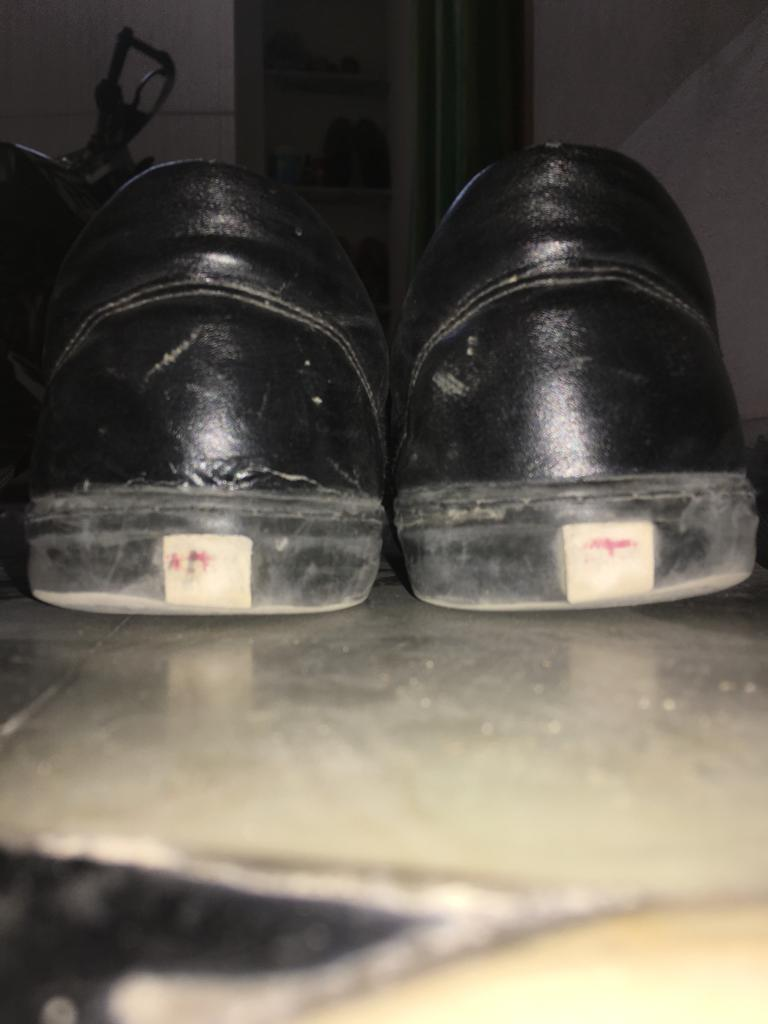
#> input picture pics/pics2/WhatsApp Image 2022-01-31 at 10.19.14 AM.jpeg, 768 x 1024 px, found by its file name; its folder holds only this picture in this run
$ python trail1.py
#> lines starting #> are read from the running program, lines starting #| are printed output that depends on the picture; after the words box and inside, x2 and y2 are one past the last pixel; in counts of white or black regions, pixels touching at a corner belong together
import cv2
import numpy as np
import matplotlib.pyplot as plt
import os

path=r"pics\pics2"

img_list = os.listdir(path)
len = len(img_list)


def simple_edge_detection(image):
    edges_detected = cv2.Canny(image, 100, 100)
    images = [image, edges_detected]
    return images

location = [121, 122]
def process(images, location):
    for loc, edge_image in zip(location, images):
        plt.subplot(loc)
        plt.imshow(edge_image, cmap='gray')

for img in img_list:
    image = cv2.imread("pics\pics2\{}".format(img), 0)
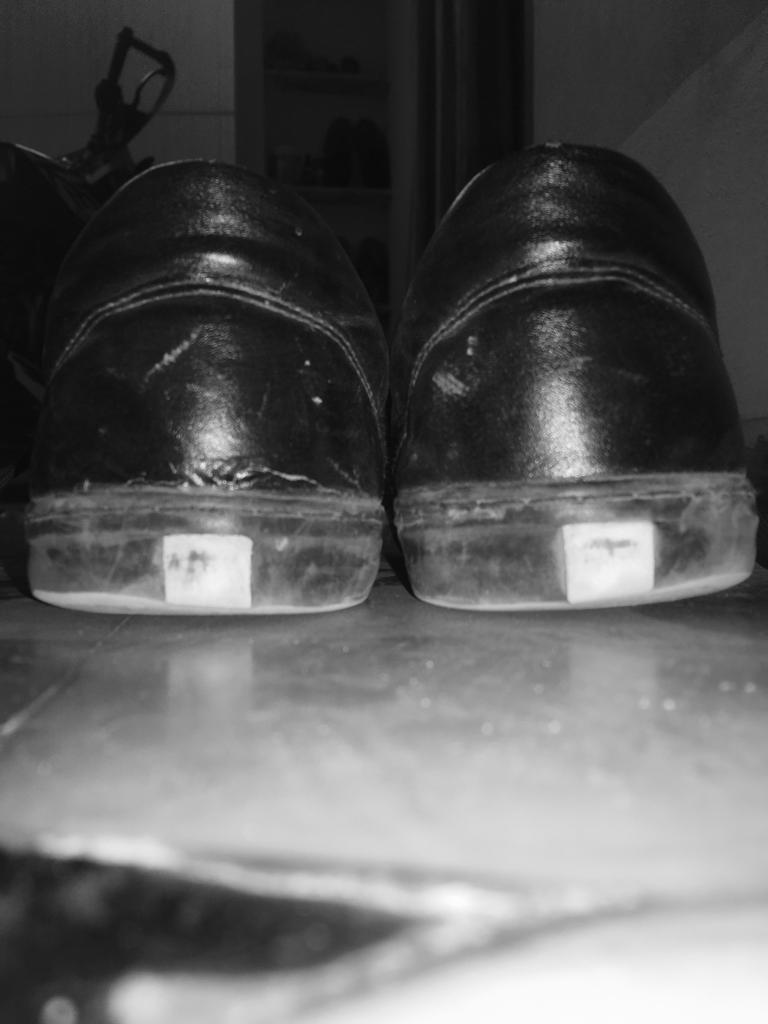
#> image: shape (1024, 768); min 7, max 253, mean 95.6

    images = simple_edge_detection(image)
#> in simple_edge_detection, `edges_detected = cv2.Canny(image, 100, 100)`:
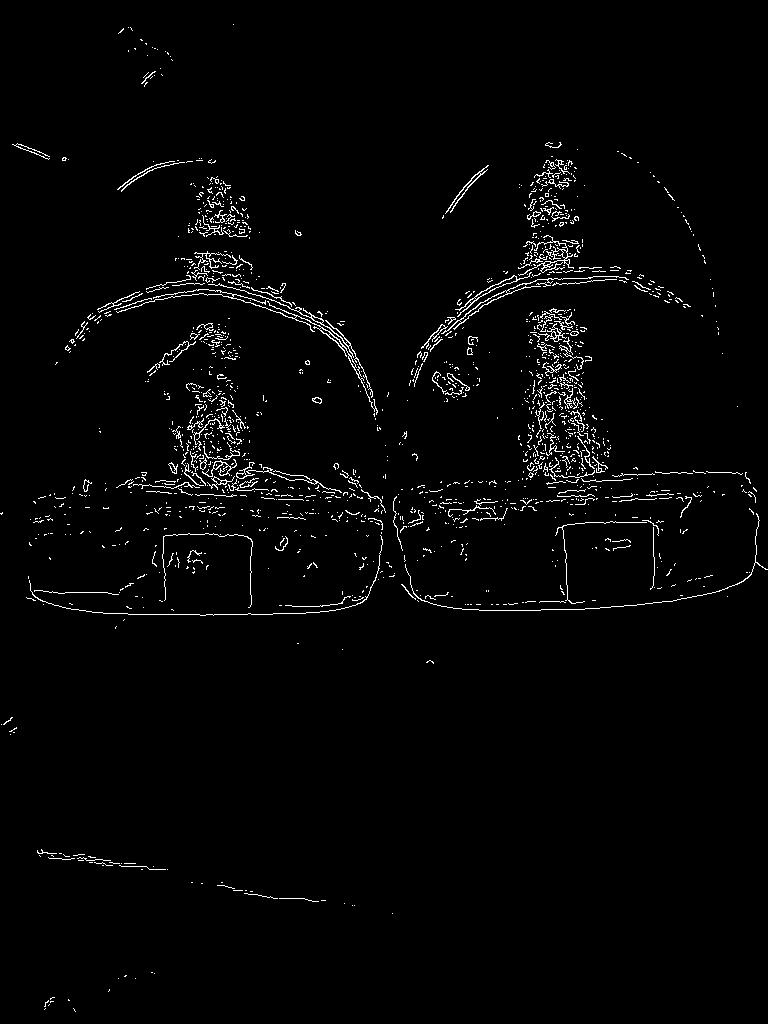
#> edges_detected: shape (1024, 768); 2.1% white in thin lines or dots
#> images = 2 items

    process(images, location)
#> the loop in process, `for loc, edge_image in zip(location, images):` made 2 passes
#> loc on passes 1 to 2: 121, 122

    len-=1
    cv2.imwrite('res\edge_plot{}.png'.format(len), images[1])

print("Processed....")

#('edge_detected.png', )
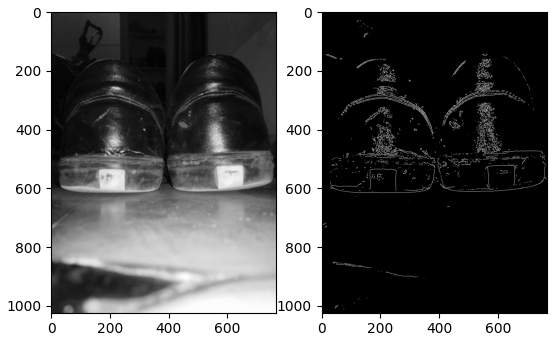
#> figure drawn by matplotlib, 2 panels

$ run again, on pics/pics2/WhatsApp Image 2022-01-31 at 10.19.19 AM.jpeg
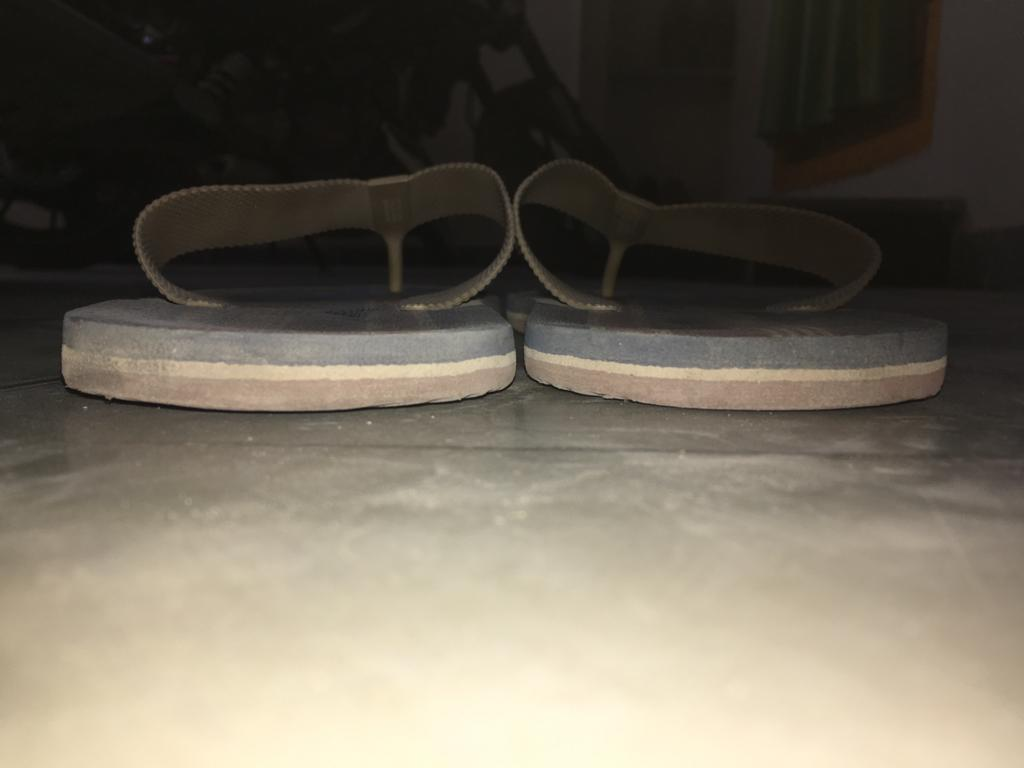
#> input picture pics/pics2/WhatsApp Image 2022-01-31 at 10.19.19 AM.jpeg, 1024 x 768 px, found by its file name
#> in simple_edge_detection, `edges_detected = cv2.Canny(image, 100, 100)`:
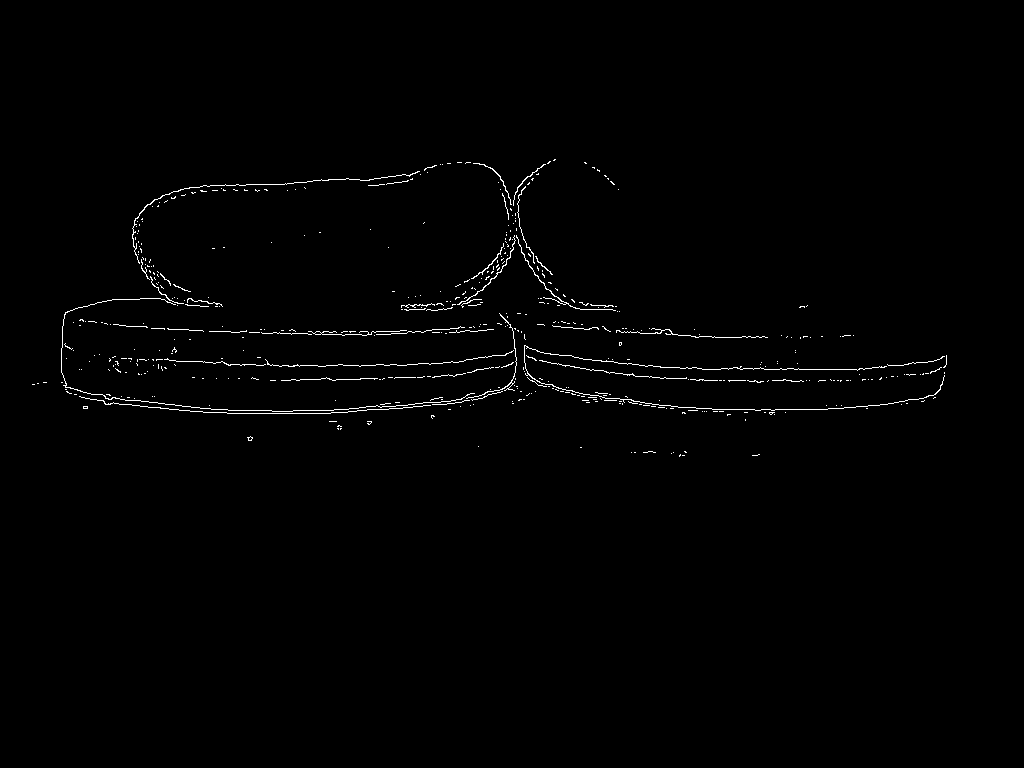
#> edges_detected: shape (768, 1024); 0.84% white in thin lines or dots, all inside (x1, y1, x2, y2) = (32, 159, 947, 457)
#> images = 2 items
#> the loop in process, `for loc, edge_image in zip(location, images):` made 2 passes
#> loc on passes 1 to 2: 121, 122
#> `#('edge_detected.png', )`:
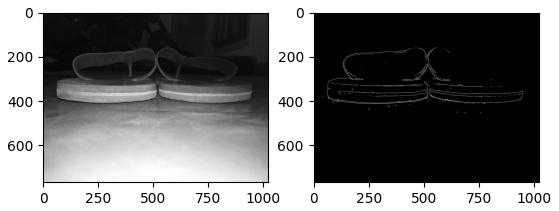
#> figure drawn by matplotlib, 2 panels

$ run again, on pics/pics2/WhatsApp Image 2022-01-31 at 10.19.22 AM.jpeg
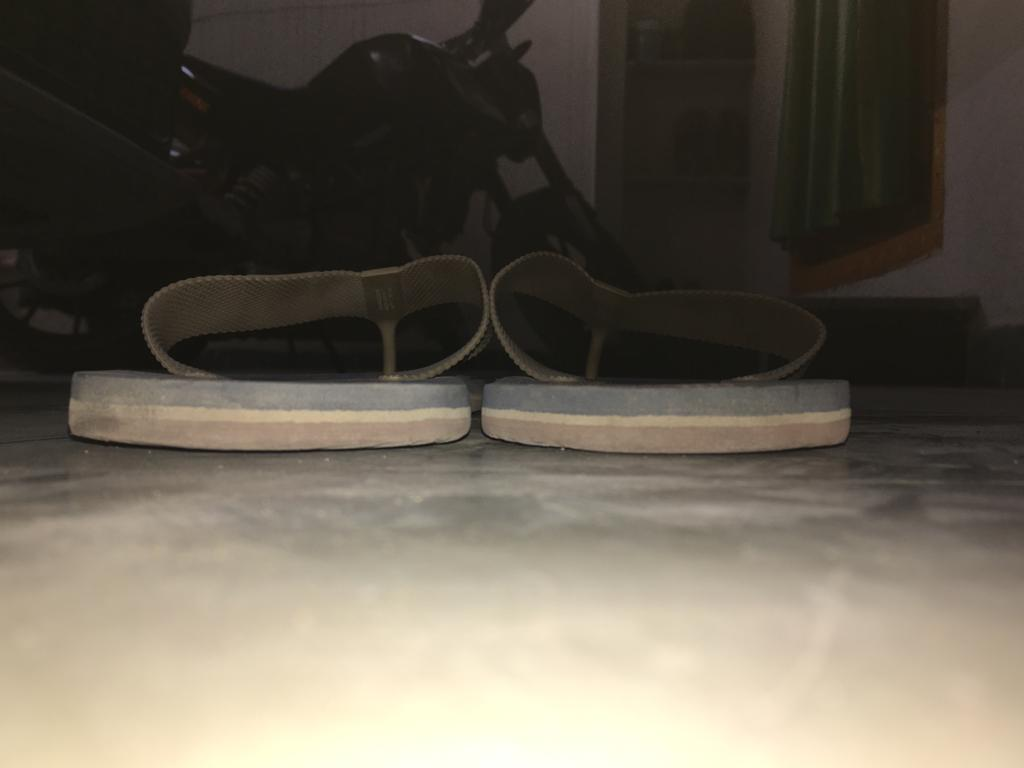
#> input picture pics/pics2/WhatsApp Image 2022-01-31 at 10.19.22 AM.jpeg, 1024 x 768 px, found by its file name
#> in simple_edge_detection, `edges_detected = cv2.Canny(image, 100, 100)`:
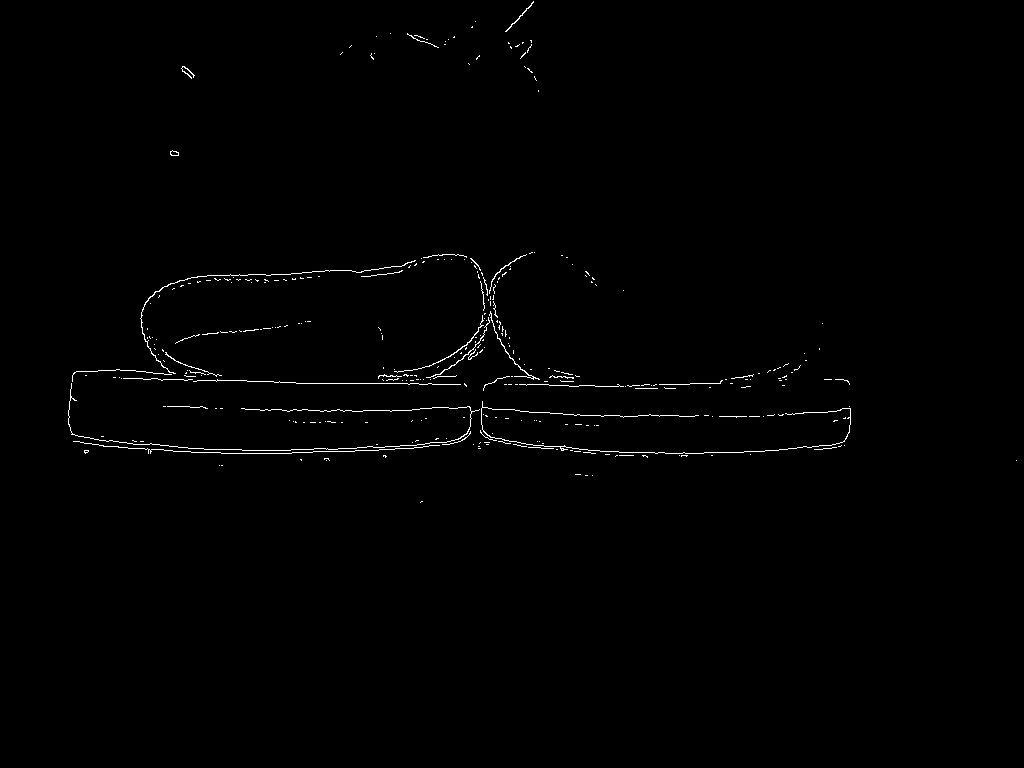
#> edges_detected: shape (768, 1024); 0.67% white in thin lines or dots, all inside (x1, y1, x2, y2) = (68, 1, 1017, 503)
#> images = 2 items
#> the loop in process, `for loc, edge_image in zip(location, images):` made 2 passes
#> loc on passes 1 to 2: 121, 122
#> `#('edge_detected.png', )`:
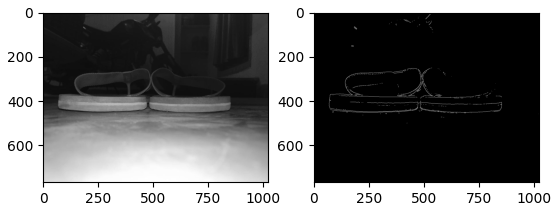
#> figure drawn by matplotlib, 2 panels

$ run again, on pics/pics2/WhatsApp Image 2022-01-31 at 10.19.15 AM.jpeg
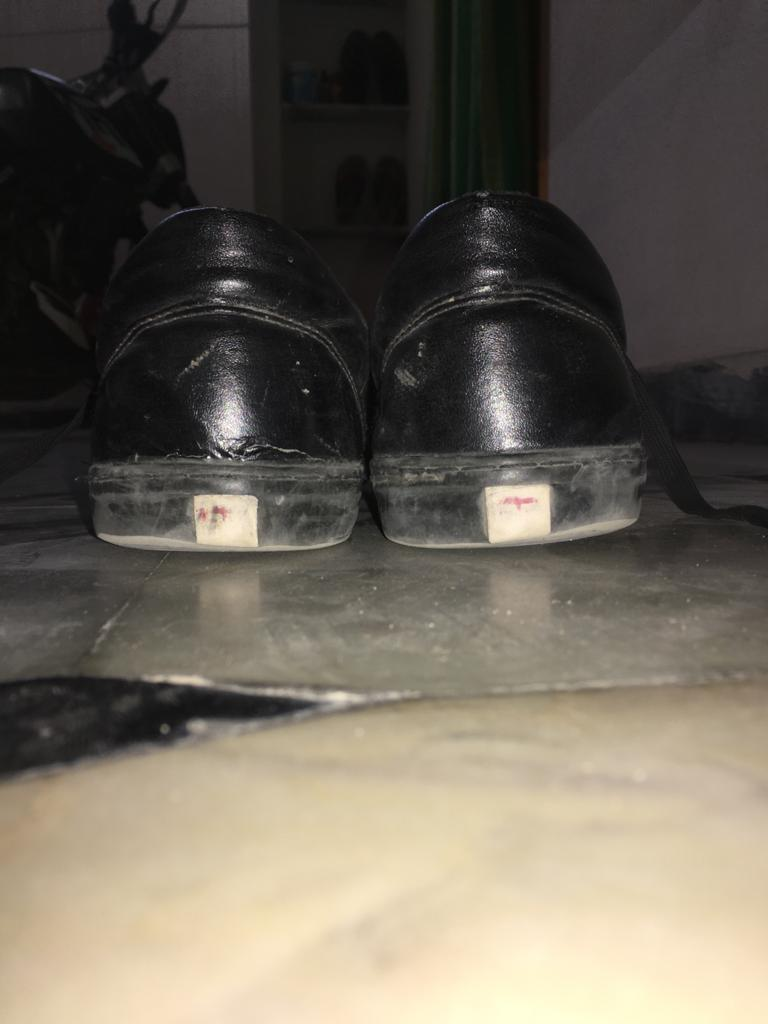
#> input picture pics/pics2/WhatsApp Image 2022-01-31 at 10.19.15 AM.jpeg, 768 x 1024 px, found by its file name
#> in simple_edge_detection, `edges_detected = cv2.Canny(image, 100, 100)`:
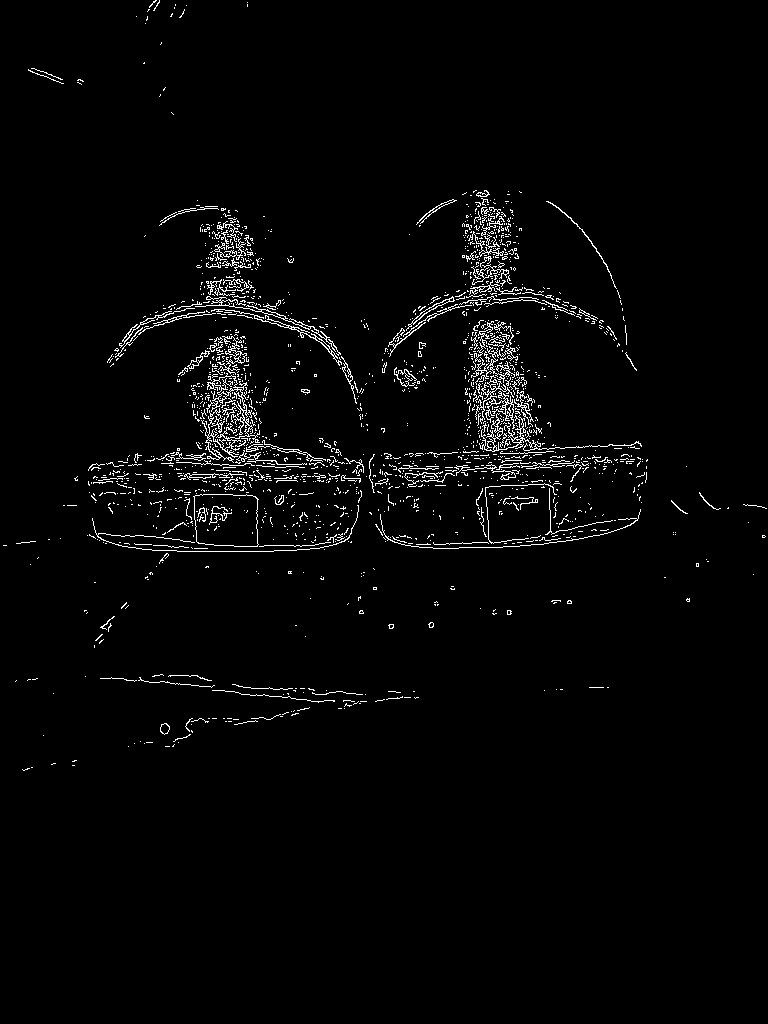
#> edges_detected: shape (1024, 768); 2.4% white in thin lines or dots, all inside (x1, y1, x2, y2) = (3, 0, 767, 771)
#> images = 2 items
#> the loop in process, `for loc, edge_image in zip(location, images):` made 2 passes
#> loc on passes 1 to 2: 121, 122
#> `#('edge_detected.png', )`:
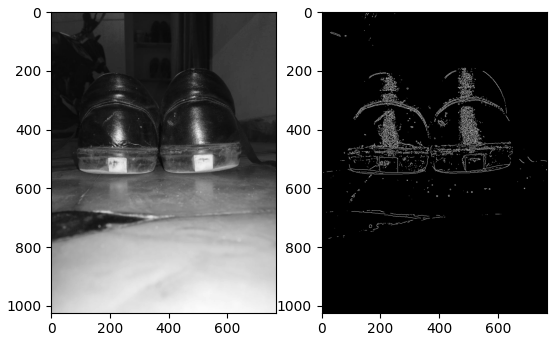
#> figure drawn by matplotlib, 2 panels
